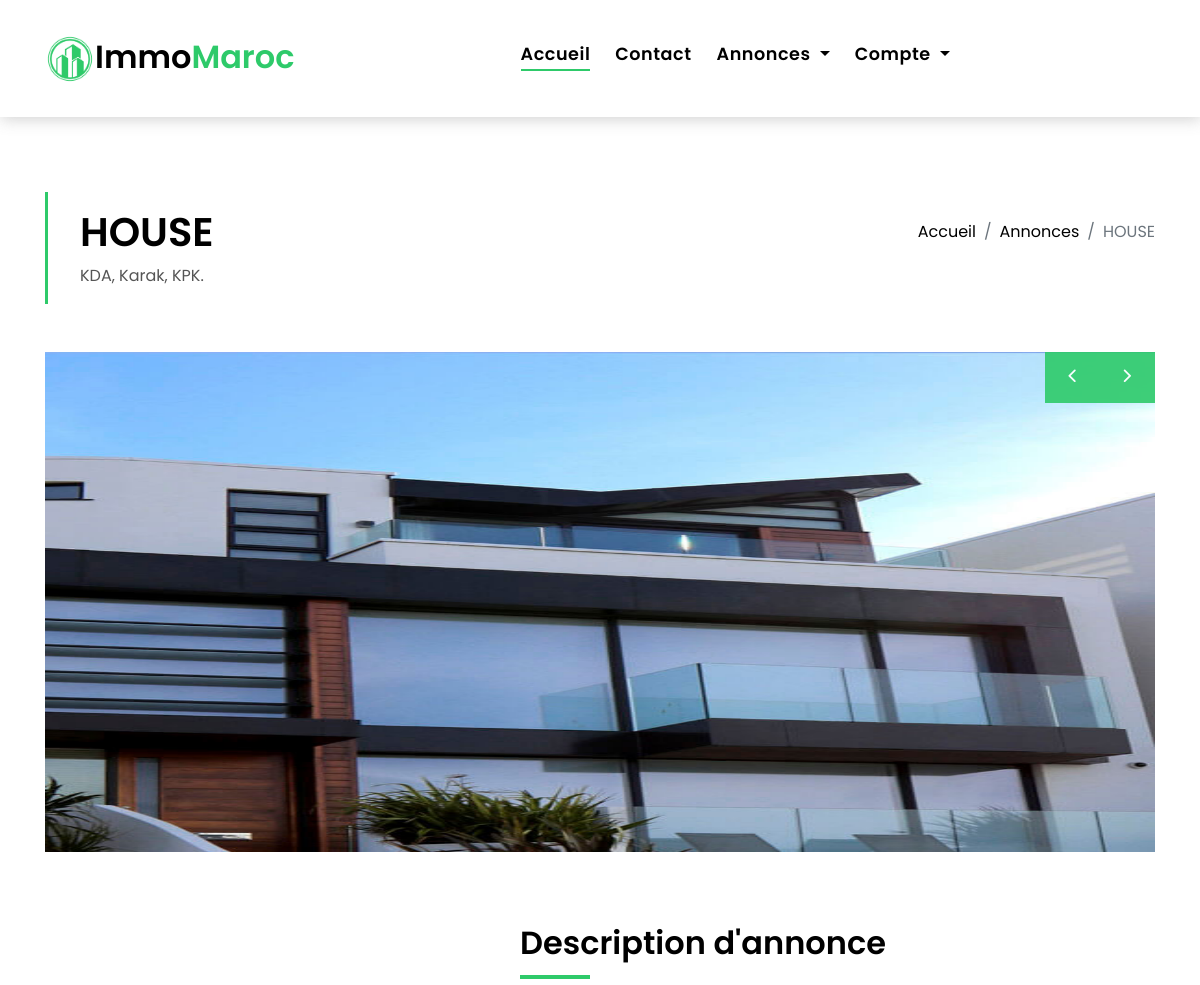
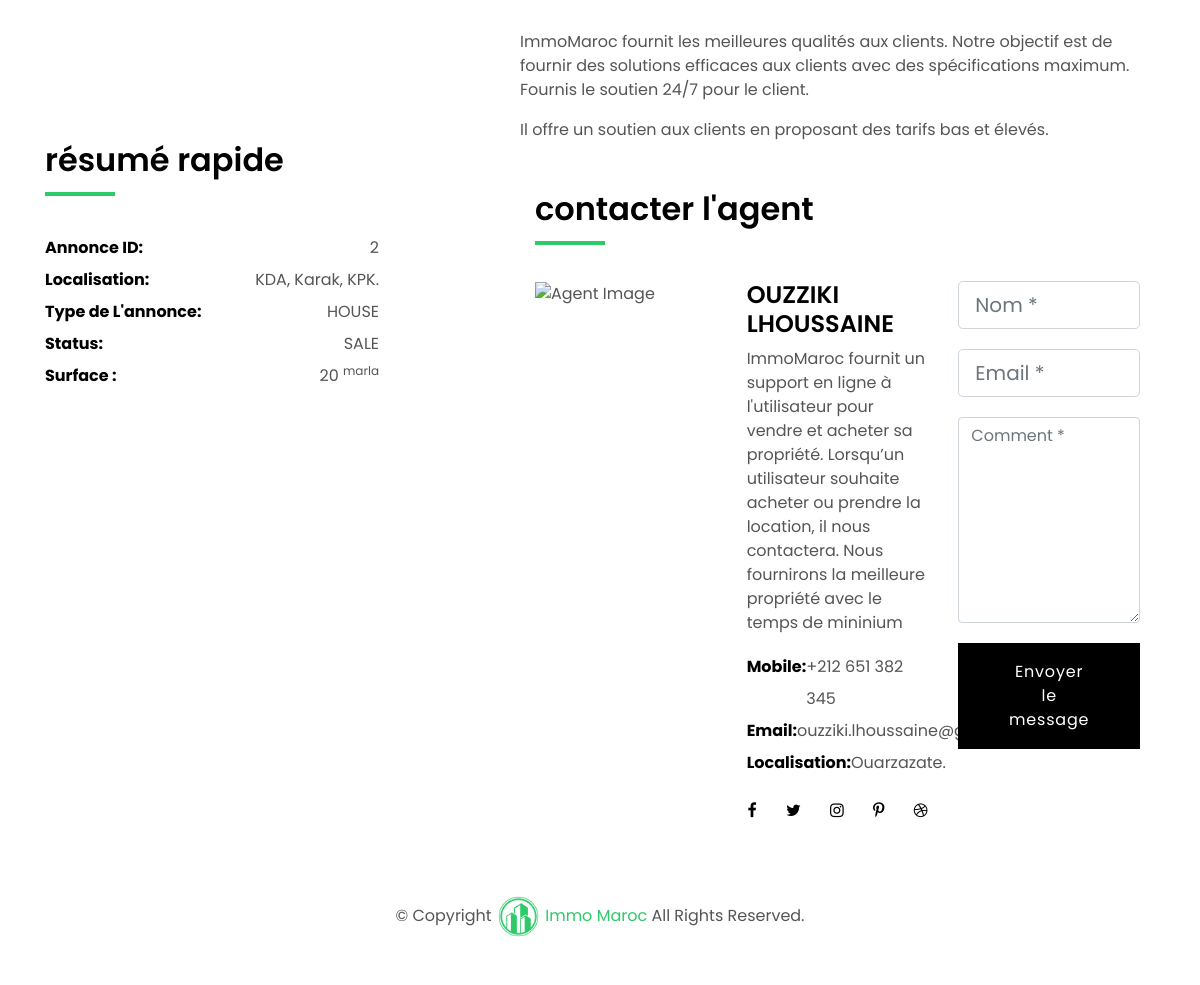
The page /property-single.php?p_id=2 on the database its author committed (2 pictures, top to bottom).
### tables this page shows
CREATE TABLE `properties` (
  `id` int(11) NOT NULL,
  `location` varchar(255) NOT NULL,
  `property_type` varchar(255) NOT NULL,
  `area` varchar(100) NOT NULL,
  `price` varchar(100) NOT NULL,
  `rooms` varchar(20) NOT NULL,
  `bathrooms` varchar(20) NOT NULL,
  `garage` varchar(20) NOT NULL,
  `kitchan` varchar(20) NOT NULL,
  `year` date NOT NULL,
  `status` varchar(20) NOT NULL,
  `pic` varchar(255) NOT NULL,
  `pic2` varchar(255) NOT NULL,
  `pic3` varchar(255) DEFAULT NULL,
  `pic4` varchar(255) DEFAULT NULL,
  `pic5` varchar(255) DEFAULT NULL,
  `pic6` varchar(255) DEFAULT NULL,
  `discription` varchar(255) NOT NULL,
  `u_id` int(11) DEFAULT NULL
);

### property-single.php (the view, shortened to what this page needs)
<?php
	include_once 'include/head.php';
	include_once 'include/dbconn.php';
	$id=$_GET['p_id'];
	$query="SELECT * FROM `properties` WHERE `id`='$id'";
	$run=mysqli_query($con,$query);
	$result=mysqli_fetch_array($run);
?>
</head>
<body>
	<?php
		include_once 'include/header.php';
	?>
  <main id="main">
    <section class="intro-single">
      <div class="container">
        <div class="row">
          <div class="col-md-12 col-lg-8">
            <div class="title-single-box">
              <h1 class="title-single"><?php echo $result['property_type'];?></h1>
              <span class="color-text-a"><?php echo $result['location'];?></span>
            </div>
          </div>
          <div class="col-md-12 col-lg-4">
            <nav aria-label="breadcrumb" class="breadcrumb-box d-flex justify-content-lg-end">
              <ol class="breadcrumb">
                <li class="breadcrumb-item">
                  <a href="index.php">Accueil</a>
                </li>
                <li class="breadcrumb-item">
                  <a href="allproperty.php">Annonces</a>
                </li>
                <li class="breadcrumb-item active" aria-current="page">
                  <?php echo $result['property_type'];?>
                </li>
              </ol>
            </nav>
          </div>
        </div>
      </div>
    </section>
    <section class="property-single nav-arrow-b">
      <div class="container">
        <div class="row">
          <div class="col-sm-12">
            <div id="property-single-carousel" class="owl-carousel owl-arrow gallery-property">
              <div class="carousel-item-b">
                <img src="admin/property images/<?php echo $result['pic']; ?>" height="500" alt="Property Image">
              </div>
            </div>
            <div class="row justify-content-between">
              <div class="col-md-5 col-lg-4">
                <div class="property-summary">
                  <div class="row">
                    <div class="col-sm-12">
                      <div class="title-box-d section-t4">
                        <h3 class="title-d">résumé rapide</h3>
                      </div>
                    </div>
                  </div>
                  <div class="summary-list">
                    <ul class="list">
                      <li class="d-flex justify-content-between">
                        <strong>Annonce ID:</strong>
                        <span><?php echo $result['id'];?></span>
                      </li>
                      <li class="d-flex justify-content-between">
                        <strong>Localisation:</strong>
                        <span><?php echo $result['location'];?></span>
                      </li>
                      <li class="d-flex justify-content-between">
                        <strong>Type de L'annonce:</strong>
                        <span><?php echo $result['property_type'];?></span>
                      </li>
                      <li class="d-flex justify-content-between">
                        <strong>Status:</strong>
                        <span><?php echo $result['status'];?></span>
                      </li>
                      <li class="d-flex justify-content-between">
                        <strong>Surface :</strong>
                        <span><?php echo $result['area'];?>
                          <sup>marla</sup>
                        </span>
                      </li>
                    </ul>
                  </div>
                </div>
              </div>
              <div class="col-md-7 col-lg-7 section-md-t3">
                <div class="row">
                  <div class="col-sm-12">
                    <div class="title-box-d">
                      <h3 class="title-d">Description d'annonce</h3>
                    </div>
                  </div>
                </div>
                <div class="property-description">
                  <p class="description color-text-a">
                  ImmoMaroc fournit les meilleures qualités aux clients. Notre objectif est de fournir des solutions efficaces aux clients avec des spécifications maximum. Fournis le soutien 24/7 pour le client.
                  </p>
                  <p class="description color-text-a no-margin">
                  Il offre un soutien aux clients en proposant des tarifs bas et élevés.
                  </p>
                </div>
          <div class="col-md-12">
            <div class="row section-t3">
              <div class="col-sm-12">
                <div class="title-box-d">
                  <h3 class="title-d">contacter l'agent</h3>
                </div>
              </div>
            </div>
            <div class="row">
              <div class="col-md-6 col-lg-4">
                <img src="images/YASIR.jpg" alt="Agent Image" class="img-fluid">
              </div>
              <div class="col-md-6 col-lg-4">
                <div class="property-agent">
                  <h4 class="title-agent">OUZZIKI LHOUSSAINE</h4>
                  <p class="color-text-a">
                  ImmoMaroc fournit un support en ligne à l'utilisateur pour vendre et acheter sa propriété. Lorsqu’un utilisateur souhaite acheter ou prendre la location, il nous contactera. Nous fournirons la meilleure propriété avec le temps de mininium                  </p>
                  <ul class="list-unstyled">
                    <li class="d-flex justify-content-between">
                      <strong>Mobile:</strong>
                      <span class="color-text-a">+212 651 382 345</span>
                    </li>
                    <li class="d-flex justify-content-between">
                      <strong>Email:</strong>
                      <span class="color-text-a">ouzziki.lhoussaine@gmail.com</span>
                    </li>
                    <li class="d-flex justify-content-between">
                      <strong>Localisation:</strong>
                      <span class="color-text-a">Ouarzazate.</span>
                    </li>
                  </ul>
                  <div class="socials-a">
                    <ul class="list-inline">
                      <li class="list-inline-item">
                        <a href="#">
                          <i class="fa fa-facebook" aria-hidden="true"></i>
                        </a>
                      </li>
                      <li class="list-inline-item">
                        <a href="#">
                          <i class="fa fa-twitter" aria-hidden="true"></i>
                        </a>
                      </li>
                      <li class="list-inline-item">
                        <a href="#">
                          <i class="fa fa-instagram" aria-hidden="true"></i>
                        </a>
                      </li>
                      <li class="list-inline-item">
                        <a href="#">
                          <i class="fa fa-pinterest-p" aria-hidden="true"></i>
                        </a>
                      </li>
                      <li class="list-inline-item">
                        <a href="#">
                          <i class="fa fa-dribbble" aria-hidden="true"></i>
                        </a>
                      </li>
                    </ul>
                  </div>
                </div>
              </div>
              <div class="col-md-12 col-lg-4">
                <div class="property-contact">
                  <form class="form-a" method="POST">
                    <div class="row">
                      <div class="col-md-12 mb-1">
                        <div class="form-group">
                          <input type="text" class="form-control form-control-lg form-control-a" id="inputName" placeholder="Nom *" required>
                        </div>
                      </div>
                      <div class="col-md-12 mb-1">
                        <div class="form-group">
                          <input type="email" class="form-control form-control-lg form-control-a" id="inputEmail1" placeholder="Email *" required>
                        </div>
                      </div>
                      <div class="col-md-12 mb-1">
                        <div class="form-group">
                          <textarea id="textMessage" class="form-control" placeholder="Comment *" name="message" cols="45" rows="8" required></textarea>
                        </div>
                      </div>
                      <div class="col-md-12">
                        <button type="submit" name="submit" class="btn btn-a">Envoyer le message</button>
                      </div>
                    </div>
                  </form>
                </div>
              </div>
            </div>
          </div>
        </div>
      </div>
    </section>
  </main>
  <?php include_once "include/footer.php";?>
</body>
</html>

### assets/css/style.css (style rules this page uses)
body { font-family: 'Poppins', sans-serif; color: #555555; }
h1, h2, h3, h4, h5, h6 { color: #000000; }
a { color: #000000; transition: all .5s ease; }
.color-text-a { color: #555555; }
.no-margin { margin: 0; }
.section-t4 { padding-top: 4rem; }
.section-t3 { padding-top: 3rem; }
.title-box-d { padding-bottom: 1.8rem; margin-bottom: 1rem; position: relative; }
.title-box-d .title-d { font-weight: 600; font-size: 2rem; }
.title-box-d .title-d:after { content: ''; position: absolute; width: 70px; height: 4px; background-color: #2eca6a; bottom: 20px; left: 0; }
.socials-a .list-inline-item:not(:last-child) { margin-right: 25px; }
.btn { transition: .5s ease; }
.btn.btn-a, .btn.btn-b { border-radius: 0; padding: 1rem 3rem; letter-spacing: .05rem; }
.btn.btn-a { background-color: #000000; color: #ffffff; }
.intro-single { padding: 12rem 0 3rem; }
.intro-single .title-single-box { padding: 1rem 0 1rem 2rem; }
.intro-single .title-single-box { border-left: 3px solid #2eca6a; }
.intro-single .title-single-box .title-single { font-weight: 600; font-size: 2.2rem; }
@media (min-width: 768px) { .intro-single .title-single-box .title-single { font-size: 2.1rem; } }
@media (min-width: 992px) { .intro-single .title-single-box .title-single { font-size: 2.5rem; } }
.intro-single .breadcrumb-box { padding: 1rem 0 0 .5rem; }
.intro-single .breadcrumb { background-color: transparent; padding-right: 0; padding-left: 0; }
.gallery-property { margin-bottom: 3rem; }
.summary-list { padding-right: 1rem; color: #000000; }
.summary-list .list { padding: 0; line-height: 2; }
.summary-list .list span { color: #555555; }
.property-agent .title-agent { font-weight: 600; }
.property-agent ul { line-height: 2; color: #000000; }
.property-agent .socials-a { text-align: center; }

### rows shown on the page
properties: property_type "HOUSE", location "KDA, Karak, KPK.", pic (picture), id "2", status "SALE", area "20"
